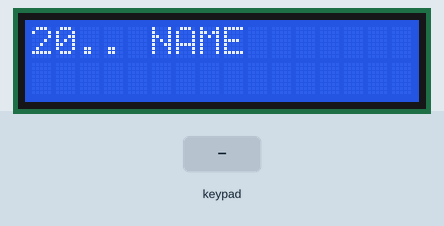
Bench run of a sketch on a simulated Arduino Uno, built with avr-gcc and run on an emulated ATmega328P. Shown: 16×2 character LCD. The test bench sets the inputs (shaded band).

Above: at 1.2 s.
1.3 s: keypad keys 7 6 5 4 pressed 0.4 s apart
At 3.8 s:
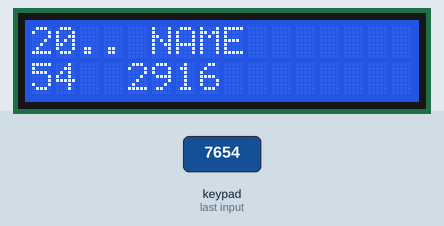
4.4 s: key '1' pressed
At 5.1 s:
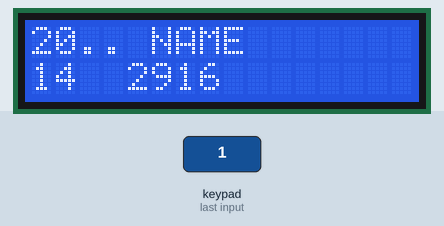
5.9 s: key '2' pressed
At 6.6 s:
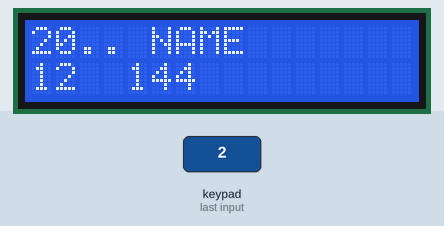
7.4 s: keypad keys 7 6 5 4 # pressed 0.4 s apart
At 7.6 s:
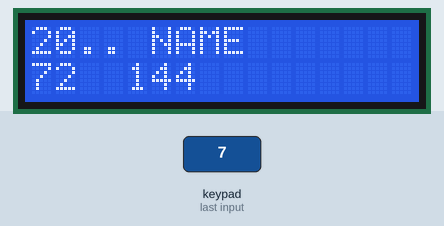
Timing chart, 0 to 10.4 s (numbered marks = the images above; inputs shaded):
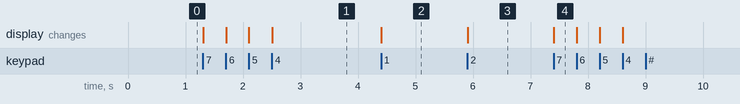

Measured:
- after the input at 1.3 s, the display: first changes at once (image 1 shows a later state)
- after the input at 4.4 s, the display: changes at once (image 2)
- after the input at 5.9 s, the display: changes at once (image 3)
- after the input at 7.4 s, the display: changes at once (image 4)

The sketch:

LCD_KEYPAD.ino
```cpp
#include <LiquidCrystal.h>
#include <Keypad.h>

const int rs = 13, en = 12, d4 = 8, d5 = 9, d6 = 10, d7 = 11;
LiquidCrystal lcd(rs, en, d4, d5, d6, d7);

bool firstCharEntered = false;
char EnteredKey1 = 0;
char EnteredKey2 = 0;


const byte ROWS = 4;
const byte COLS = 3;

char hexaKeys[ROWS][COLS] = {
  { '1', '2', '3' },
  { '4', '5', '6' },
  { '7', '8', '9' },
  { '*', '0', '#' }
};

byte rowPins[ROWS] = { 7, 6, 5, 4 };
byte colPins[COLS] = { 3, 2, 1 };

Keypad customKeypad = Keypad(makeKeymap(hexaKeys), rowPins, colPins, ROWS, COLS);

void setup() {
  // put your setup code here, to run once:
  lcd.begin(16, 2);
  lcd.setCursor(0, 0);
  lcd.print("20..");
  lcd.setCursor(5, 0);
  lcd.print("NAME");
}

void loop() {

  if (!firstCharEntered) {
   EnteredKey1 = customKeypad.getKey();

    if (EnteredKey1 && (EnteredKey1 != '*' && EnteredKey1 != '#')) {
      firstCharEntered = true;
      lcd.setCursor(0, 1);
      lcd.print(EnteredKey1);
    }
  } else {
    EnteredKey2 = customKeypad.getKey();

    if (EnteredKey2 && (EnteredKey2 != '*' && EnteredKey2 != '#')) {
      lcd.setCursor(1, 1);
      lcd.print(EnteredKey2);

      int FirstNumber = EnteredKey1 - '0';
      int SecondNumber = EnteredKey2 - '0';

      lcd.setCursor(4, 1);
      lcd.print(" ");
      lcd.setCursor(5, 1);
      lcd.print(" ");
      lcd.setCursor(6, 1);
      lcd.print(" ");
      lcd.setCursor(7, 1);
      lcd.print(" ");
      lcd.setCursor(4, 1);
      int TwoDigitsNumber = (FirstNumber*10 + SecondNumber);
      int SquareResult = TwoDigitsNumber * TwoDigitsNumber;
      lcd.print(SquareResult);

      firstCharEntered = false;
      EnteredKey1 = 0;
      EnteredKey2 = 0;


    }
  }
}
```
